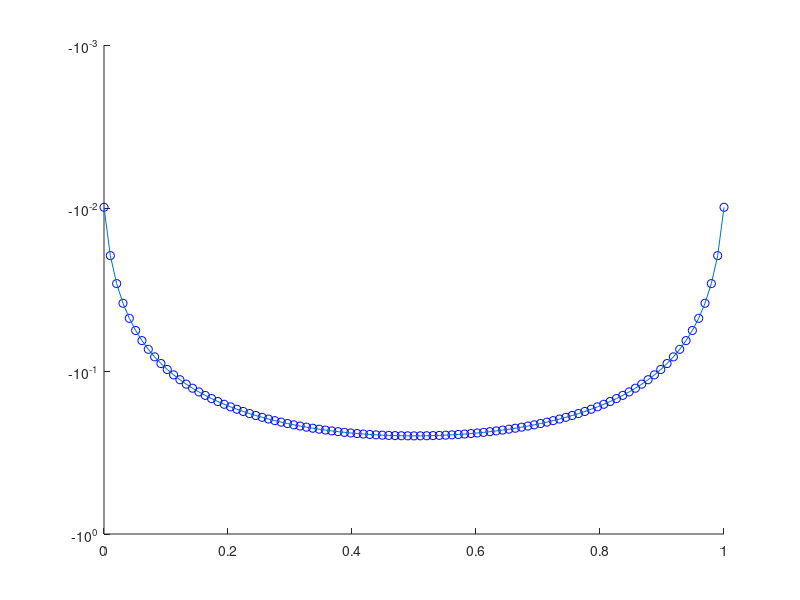

Write MATLAB code to recreate this figure.
% Joao Costa, Edin Sulejmani, Lea Heiniger

%x = A\B solves the system of linear equations A*x = B.



%% Initialisation des variables de l'?nonc?
n = 100;
L = 1;
h = L/n;
x = linspace(0,1,n-1);
%cr?e matrice A tridiagonal 2 en diagonal et -1 autour
A = full(gallery('tridiag',n-1,-1,2,-1));
%A = conv2(eye(9), [3 -1 2 -1 3],'same');

%multiplie par 1/h^2 comme dans l'?nonc?
A_ = (1/(h^2))*A

%% On cr?e F(x) = -2, vecteur avec que des -2 

for i = 1:n-1
   F(i,1)= -2;
end    

%F = [-2;-2;-2;-2;-2;-2;-2;-2;-2]

% X est l'inconnue dans A_*X = F, utilise "\" pour obtenir la r?ponse
X = A_\F
%Y = luA\F
[L_Exact,U_Exact] = lu(X)
Y = L_Exact*U_Exact

difference_exact_LU = [X - Y]
%% On plot x et X = A_\F
hold on
semilogy(x,Y,'bo');
semilogy(x,X);







